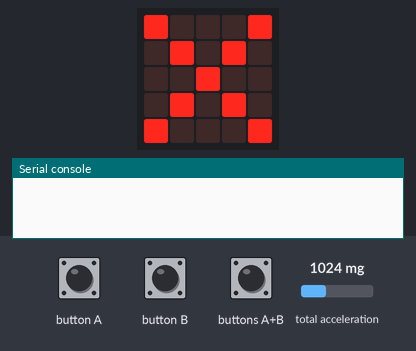
Bench run of a program on a simulated BBC micro:bit (MakeCode). On the bench: the board's 5×5 LED display, the last lines printed to the serial console. Inputs (shaded band) come from the test bench; at power-on: total acceleration 1024 mg. Data-log rows are listed on the console.

Above: at 1.2 s.
1.3 s: button A pressed for 0.15 s
2.0 s: buttons A+B pressed for 0.15 s
At 2.7 s:
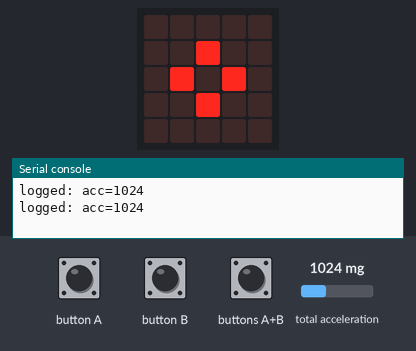
5.1 s: button B pressed for 0.15 s
At 6.2 s:
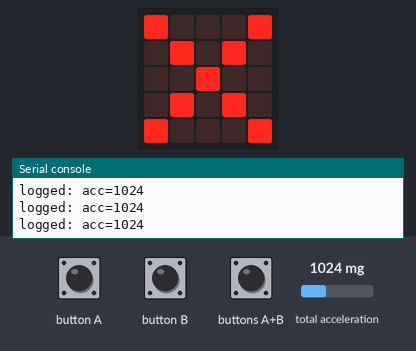
6.8 s: buttons A+B pressed for 1 s
At 8.8 s:
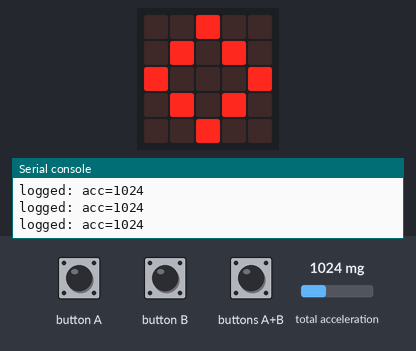
Timing chart, 0 to 10.3 s (numbered marks = the images above; inputs shaded):
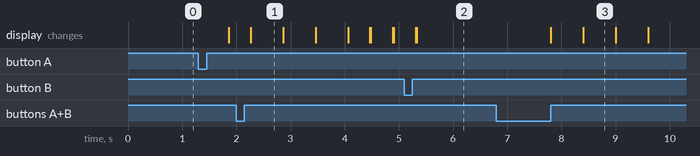

Measured:
- after the input at 2.0 s, the display: changes after 0.26 s (image 1)
- after the input at 5.1 s, the display: first differs from a run without the input after 0.23 s (image 2)
- after the input at 6.8 s, the display: first changes after 1.0 s (image 3 shows a later state)
- what the display in image 1 shows lasts 0.6 s, from 2.3 s to 2.9 s

The program:

main.ts
```typescript
datalogger.onLogFull(function () {
    ligado = false
})
input.onButtonPressed(Button.A, function () {
    ligado = true
})
input.onButtonPressed(Button.AB, function () {
    basic.showIcon(IconNames.SmallDiamond)
    basic.showIcon(IconNames.Diamond)
    basic.showIcon(IconNames.Chessboard)
    datalogger.deleteLog()
})
input.onButtonPressed(Button.B, function () {
    ligado = false
})
let ligado = false
ligado = false
basic.forever(function () {
    if (ligado) {
        datalogger.logData([datalogger.createCV("acc", input.acceleration(Dimension.Strength))])
        basic.showLeds(`
            . . . . .
            . . . . .
            . . # . .
            . . . . .
            . . . . .
            `)
        basic.clearScreen()
    } else {
        basic.showIcon(IconNames.No)
    }
})
```

test.ts
```typescript
// os teses vão aqui; isto não será compilado quando este pacote for usado como extensão.
```
